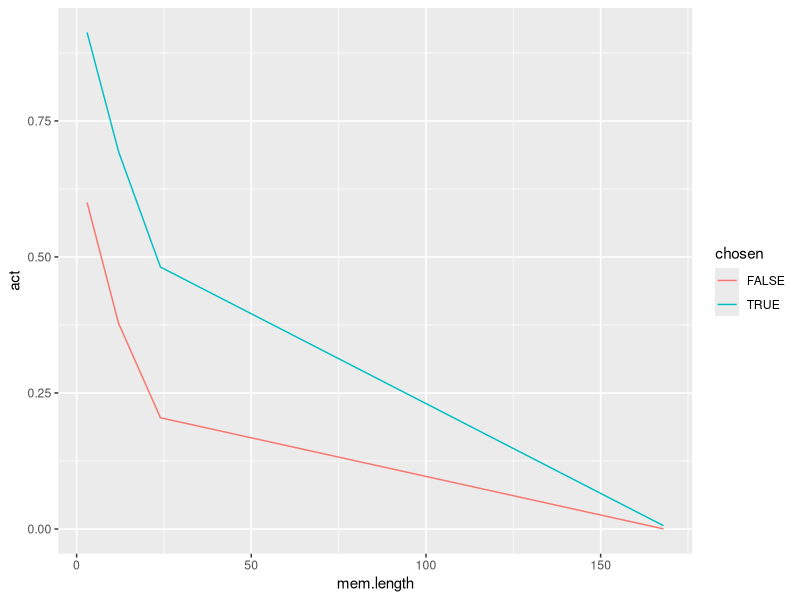

This figure's R source:

n.images <- 100
n.chosen.images <- 5
chosen.images <- 1:n.chosen.images

int.act.chosen <- 1
int.act.seen <- 0.7
decay.rate.A <- 0.03
decay.rate.B <- 0.05

# list of memory times by hr
memory.time <- c(3, 12, 24, 168)


run.trial.variable.decay <- function(mem.length, decay.rate.A, decay.rate.B, int.act.chosen, int.act.seen){
  image.list <- data.frame(n = 1:n.images, 
                           int.act =  c(rep(int.act.chosen,n.chosen.images), 
                                        rep(int.act.seen,n.images-n.chosen.images)), 
                           chosen = c(rep(T,n.chosen.images), 
                                      rep(F,n.images-n.chosen.images)))
  
  # step through each image and give it an int.act val
  int <- function(image.list) {
    i <- 1
    #chosen.images <- sort(chosen.images)
    for(i in 1:n.images){
      
      if(is.element(image.list[i,]$n, chosen.images)){
        image.list[i,]$int.act <- int.act.chosen
      } 
      else {
        image.list[i,]$int.act <- int.act.seen
      }
    }
    return(image.list)
  }
  
  
  # Decay A all images that were choosen
  image.list <- int(image.list)
  image.list$int.act <- mapply(function(image.act, image.num) {
    if(is.element(image.num, chosen.images)){
      return(image.act * (1-decay.rate.A) ^ mem.length)
      # Decay B all images not choosen
    } else {
      return(image.act * (1-decay.rate.B) ^ mem.length)
    }
  }, image.list$int.act, image.list$n)
  
  # images remembered 

  return(image.list)
}

test.parameters <- function(decay.rate.A, decay.rate.B, int.act.chosen, int.act.seen){
  fit.data <- expand.grid(mem.length=memory.time, chosen=c(T,F))
  fit.data$act <- mapply(function(mem.length, ch){
    output <- run.trial.variable.decay(mem.length, decay.rate.A, decay.rate.B, int.act.chosen, int.act.seen)
    mean.activation <- mean(subset(output, chosen==ch)$int.act)
    return(mean.activation)
  }, fit.data$mem.length, fit.data$chosen)
  return(fit.data)
}

fit.data <- test.parameters(decay.rate.A, decay.rate.B, int.act.chosen, int.act.seen)
library(ggplot2)
ggplot(fit.data, aes(x=mem.length, y=act, colour=chosen)) + geom_line()


